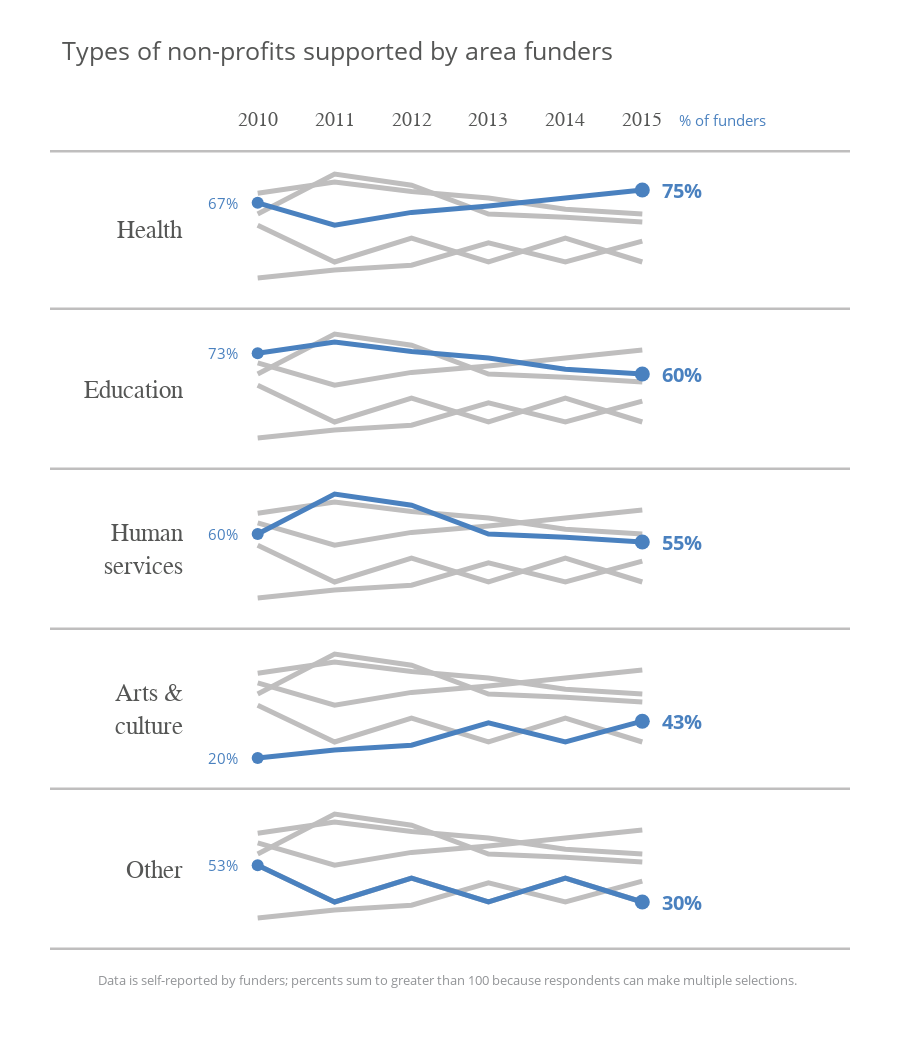

Here is the notebook cell this chart was saved with:
### Markdown cell above
## Data Visualization

### Code cell
fig = sp.make_subplots(rows=5, cols=1, vertical_spacing=0)

# Plot -------------------------
count = 0
for i in [4, 0, 3, 1, 2]:
    if i == 4:
        match = 4
    else:
        match = 0
    for j in range(5):
        if i == j and i != 4:
            match = j
        else:
            fig.add_trace(
                go.Scatter(
                    x=[i for i in range(2010, 2016)],
                    y=df.iloc[j,],
                    mode='lines',
                    line=dict(color=GRAY9, width=5),
                ),
                col=1,
                row=5 - count,
            )
            if j == 4:
                fig.add_trace(
                    go.Scatter(
                        x=[i for i in range(2010, 2016)],
                        y=df.iloc[match,],
                        mode='lines',
                        line=dict(color=BLUE2, width=5),
                    ),
                    col=1,
                    row=5 - count,
                )
                
                fig.add_trace(
                    go.Scatter(
                        x=[2010],
                        y=[df.iloc[match, 0]],
                        mode='markers',
                        marker=dict(color=BLUE2, size=12),
                    ),
                    col=1,
                    row=5 - count,
                )
                
                fig.add_trace(
                    go.Scatter(
                        x=[2015],
                        y=[df.iloc[match, -1]],
                        mode='markers',
                        marker=dict(color=BLUE2, size=15),
                    ),
                    col=1,
                    row=5 - count,
                )
                count += 1

fig.add_hline(
    y=0,
    x0=-0.5,
    x1=1.5,
    line=dict(color=GRAY9, width=5),
)

fig.add_hline(
    y=1,
    x0=-0.5,
    x1=1.5,
    line=dict(color=GRAY9, width=5),
    col=1,
    row=1,
)

# Annotation -------------------
fig.add_annotation(
    text="Health",
    font=dict(color=GRAY3, size=25, family="Arial"),
    align='right',
    width=150,
    x=2010,
    y=0.5,
    xshift=-150,
    yshift=0,
    showarrow=False,
    col=1,
    row=1,
)

fig.add_annotation(
    text="Education",
    font=dict(color=GRAY3, size=25, family="Arial"),
    align='right',
    width=150,
    x=2010,
    y=0.5,
    xshift=-150,
    yshift=0,
    showarrow=False,
    col=1,
    row=2,
)

fig.add_annotation(
    text="Human<br>services",
    font=dict(color=GRAY3, size=25, family="Arial"),
    align='right',
    width=150,
    x=2010,
    y=0.5,
    xshift=-150,
    yshift=0,
    showarrow=False,
    col=1,
    row=3,
)

fig.add_annotation(
    text="Arts &<br>culture",
    font=dict(color=GRAY3, size=25, family="Arial"),
    align='right',
    width=150,
    x=2010,
    y=0.5,
    xshift=-150,
    yshift=0,
    showarrow=False,
    col=1,
    row=4,
)

fig.add_annotation(
    text="Other",
    font=dict(color=GRAY3, size=25, family="Arial"),
    align='right',
    width=150,
    x=2010,
    y=0.5,
    xshift=-150,
    yshift=0,
    showarrow=False,
    col=1,
    row=5,
)

count = 0
for i in [4, 0, 3, 1, 2]:
    fig.add_annotation(
        text=f"{df['2010'].values[i]*100:.0f}%",
        font=dict(color=BLUE2, size=15),
        x=2010,
        y=df['2010'].values[i],
        xshift=-35,
        yshift=0,
        showarrow=False,
        col=1,
        row=5 - count,
    )
    fig.add_annotation(
        text=f"<b>{df['2015'].values[i]*100:.0f}%</b>",
        font=dict(color=BLUE2, size=20),
        x=2015,
        y=df['2015'].values[i],
        xshift=40,
        yshift=0,
        showarrow=False,
        col=1,
        row=5 - count,
    )
    count += 1

for i in range(6):
    fig.add_annotation(
        text=df.columns[i],
        font=dict(color=GRAY3, size=20, family="Arial"),
        x=df.columns[i],
        y=1,
        yshift=30,
        showarrow=False,
        col=1,
        row=1,
    )
        
# Text -------------------------
fig.add_annotation(
    text="Types of non-profits supported by area funders",
    font=dict(color=GRAY3, size=25),
    x=2010,
    y=1,
    xshift=80,
    yshift=100,
    showarrow=False,
    col=1,
    row=1,
)

fig.add_annotation(
    text="% of funders",
    font=dict(color=BLUE2, size=15),
    x=2015,
    y=1,
    xshift=80,
    yshift=30,
    showarrow=False,
    col=1,
    row=1,
)

fig.add_annotation(
    text="Data is self-reported by funders; percents sum to greater than 100 because respondents can make multiple selections.",
    font=dict(color=GRAY7, size=13),
    x=2010,
    y=0,
    xshift=190,
    yshift=-30,
    showarrow=False,
    col=1,
    row=5,
)

# Layout -----------------------
fig.update_layout(
    width=900,
    height=1050,
    margin=dict(t=150, b=100, l=250, r=250),
    paper_bgcolor="white",
    plot_bgcolor="white",
    showlegend=False,
    barmode="stack",
)

fig.update_xaxes(
    showticklabels=False,
    showgrid=False,
    range=[2009.9, 2015.1]
)

fig.update_yaxes(
    showticklabels=False,
    showgrid=False,
    range=[0, 1]
)

### Figure 1 — Plotly figure (JSON) as saved in the notebook; plotly's stock layout.template omitted (floating-point values rounded to 4 significant figures)
{"data": [{"line": {"color": "#BFBEBE", "width": 5}, "mode": "lines", "type": "scatter", "x": [2010, 2011, 2012, 2013, 2014, 2015], "xaxis": "x5", "y": [0.2, 0.25, 0.28, 0.42, 0.3, 0.43], "yaxis": "y5"}, {"line": {"color": "#BFBEBE", "width": 5}, "mode": "lines", "type": "scatter", "x": [2010, 2011, 2012, 2013, 2014, 2015], "xaxis": "x5", "y": [0.73, 0.8, 0.74, 0.7, 0.63, 0.6], "yaxis": "y5"}, {"line": {"color": "#BFBEBE", "width": 5}, "mode": "lines", "type": "scatter", "x": [2010, 2011, 2012, 2013, 2014, 2015], "xaxis": "x5", "y": [0.67, 0.53, 0.61, 0.65, 0.7, 0.75], "yaxis": "y5"}, {"line": {"color": "#BFBEBE", "width": 5}, "mode": "lines", "type": "scatter", "x": [2010, 2011, 2012, 2013, 2014, 2015], "xaxis": "x5", "y": [0.6, 0.85, 0.78, 0.6, 0.58, 0.55], "yaxis": "y5"}, {"line": {"color": "#BFBEBE", "width": 5}, "mode": "lines", "type": "scatter", "x": [2010, 2011, 2012, 2013, 2014, 2015], "xaxis": "x5", "y": [0.53, 0.3, 0.45, 0.3, 0.45, 0.3], "yaxis": "y5"}, {"line": {"color": "#4A81BF", "width": 5}, "mode": "lines", "type": "scatter", "x": [2010, 2011, 2012, 2013, 2014, 2015], "xaxis": "x5", "y": [0.53, 0.3, 0.45, 0.3, 0.45, 0.3], "yaxis": "y5"}, {"marker": {"color": "#4A81BF", "size": 12}, "mode": "markers", "type": "scatter", "x": [2010], "xaxis": "x5", "y": [0.53], "yaxis": "y5"}, {"marker": {"color": "#4A81BF", "size": 15}, "mode": "markers", "type": "scatter", "x": [2015], "xaxis": "x5", "y": [0.3], "yaxis": "y5"}, {"line": {"color": "#BFBEBE", "width": 5}, "mode": "lines", "type": "scatter", "x": [2010, 2011, 2012, 2013, 2014, 2015], "xaxis": "x4", "y": [0.73, 0.8, 0.74, 0.7, 0.63, 0.6], "yaxis": "y4"}, {"line": {"color": "#BFBEBE", "width": 5}, "mode": "lines", "type": "scatter", "x": [2010, 2011, 2012, 2013, 2014, 2015], "xaxis": "x4", "y": [0.67, 0.53, 0.61, 0.65, 0.7, 0.75], "yaxis": "y4"}, {"line": {"color": "#BFBEBE", "width": 5}, "mode": "lines", "type": "scatter", "x": [2010, 2011, 2012, 2013, 2014, 2015], "xaxis": "x4", "y": [0.6, 0.85, 0.78, 0.6, 0.58, 0.55], "yaxis": "y4"}, {"line": {"color": "#BFBEBE", "width": 5}, "mode": "lines", "type": "scatter", "x": [2010, 2011, 2012, 2013, 2014, 2015], "xaxis": "x4", "y": [0.53, 0.3, 0.45, 0.3, 0.45, 0.3], "yaxis": "y4"}, {"line": {"color": "#4A81BF", "width": 5}, "mode": "lines", "type": "scatter", "x": [2010, 2011, 2012, 2013, 2014, 2015], "xaxis": "x4", "y": [0.2, 0.25, 0.28, 0.42, 0.3, 0.43], "yaxis": "y4"}, {"marker": {"color": "#4A81BF", "size": 12}, "mode": "markers", "type": "scatter", "x": [2010], "xaxis": "x4", "y": [0.2], "yaxis": "y4"}, {"marker": {"color": "#4A81BF", "size": 15}, "mode": "markers", "type": "scatter", "x": [2015], "xaxis": "x4", "y": [0.43], "yaxis": "y4"}, {"line": {"color": "#BFBEBE", "width": 5}, "mode": "lines", "type": "scatter", "x": [2010, 2011, 2012, 2013, 2014, 2015], "xaxis": "x3", "y": [0.2, 0.25, 0.28, 0.42, 0.3, 0.43], "yaxis": "y3"}, {"line": {"color": "#BFBEBE", "width": 5}, "mode": "lines", "type": "scatter", "x": [2010, 2011, 2012, 2013, 2014, 2015], "xaxis": "x3", "y": [0.73, 0.8, 0.74, 0.7, 0.63, 0.6], "yaxis": "y3"}, {"line": {"color": "#BFBEBE", "width": 5}, "mode": "lines", "type": "scatter", "x": [2010, 2011, 2012, 2013, 2014, 2015], "xaxis": "x3", "y": [0.67, 0.53, 0.61, 0.65, 0.7, 0.75], "yaxis": "y3"}, {"line": {"color": "#BFBEBE", "width": 5}, "mode": "lines", "type": "scatter", "x": [2010, 2011, 2012, 2013, 2014, 2015], "xaxis": "x3", "y": [0.53, 0.3, 0.45, 0.3, 0.45, 0.3], "yaxis": "y3"}, {"line": {"color": "#4A81BF", "width": 5}, "mode": "lines", "type": "scatter", "x": [2010, 2011, 2012, 2013, 2014, 2015], "xaxis": "x3", "y": [0.6, 0.85, 0.78, 0.6, 0.58, 0.55], "yaxis": "y3"}, {"marker": {"color": "#4A81BF", "size": 12}, "mode": "markers", "type": "scatter", "x": [2010], "xaxis": "x3", "y": [0.6], "yaxis": "y3"}, {"marker": {"color": "#4A81BF", "size": 15}, "mode": "markers", "type": "scatter", "x": [2015], "xaxis": "x3", "y": [0.55], "yaxis": "y3"}, {"line": {"color": "#BFBEBE", "width": 5}, "mode": "lines", "type": "scatter", "x": [2010, 2011, 2012, 2013, 2014, 2015], "xaxis": "x2", "y": [0.2, 0.25, 0.28, 0.42, 0.3, 0.43], "yaxis": "y2"}, {"line": {"color": "#BFBEBE", "width": 5}, "mode": "lines", "type": "scatter", "x": [2010, 2011, 2012, 2013, 2014, 2015], "xaxis": "x2", "y": [0.67, 0.53, 0.61, 0.65, 0.7, 0.75], "yaxis": "y2"}, {"line": {"color": "#BFBEBE", "width": 5}, "mode": "lines", "type": "scatter", "x": [2010, 2011, 2012, 2013, 2014, 2015], "xaxis": "x2", "y": [0.6, 0.85, 0.78, 0.6, 0.58, 0.55], "yaxis": "y2"}, {"line": {"color": "#BFBEBE", "width": 5}, "mode": "lines", "type": "scatter", "x": [2010, 2011, 2012, 2013, 2014, 2015], "xaxis": "x2", "y": [0.53, 0.3, 0.45, 0.3, 0.45, 0.3], "yaxis": "y2"}, {"line": {"color": "#4A81BF", "width": 5}, "mode": "lines", "type": "scatter", "x": [2010, 2011, 2012, 2013, 2014, 2015], "xaxis": "x2", "y": [0.73, 0.8, 0.74, 0.7, 0.63, 0.6], "yaxis": "y2"}, {"marker": {"color": "#4A81BF", "size": 12}, "mode": "markers", "type": "scatter", "x": [2010], "xaxis": "x2", "y": [0.73], "yaxis": "y2"}, {"marker": {"color": "#4A81BF", "size": 15}, "mode": "markers", "type": "scatter", "x": [2015], "xaxis": "x2", "y": [0.6], "yaxis": "y2"}, {"line": {"color": "#BFBEBE", "width": 5}, "mode": "lines", "type": "scatter", "x": [2010, 2011, 2012, 2013, 2014, 2015], "xaxis": "x", "y": [0.2, 0.25, 0.28, 0.42, 0.3, 0.43], "yaxis": "y"}, {"line": {"color": "#BFBEBE", "width": 5}, "mode": "lines", "type": "scatter", "x": [2010, 2011, 2012, 2013, 2014, 2015], "xaxis": "x", "y": [0.73, 0.8, 0.74, 0.7, 0.63, 0.6], "yaxis": "y"}, {"line": {"color": "#BFBEBE", "width": 5}, "mode": "lines", "type": "scatter", "x": [2010, 2011, 2012, 2013, 2014, 2015], "xaxis": "x", "y": [0.6, 0.85, 0.78, 0.6, 0.58, 0.55], "yaxis": "y"}, {"line": {"color": "#BFBEBE", "width": 5}, "mode": "lines", "type": "scatter", "x": [2010, 2011, 2012, 2013, 2014, 2015], "xaxis": "x", "y": [0.53, 0.3, 0.45, 0.3, 0.45, 0.3], "yaxis": "y"}, {"line": {"color": "#4A81BF", "width": 5}, "mode": "lines", "type": "scatter", "x": [2010, 2011, 2012, 2013, 2014, 2015], "xaxis": "x", "y": [0.67, 0.53, 0.61, 0.65, 0.7, 0.75], "yaxis": "y"}, {"marker": {"color": "#4A81BF", "size": 12}, "mode": "markers", "type": "scatter", "x": [2010], "xaxis": "x", "y": [0.67], "yaxis": "y"}, {"marker": {"color": "#4A81BF", "size": 15}, "mode": "markers", "type": "scatter", "x": [2015], "xaxis": "x", "y": [0.75], "yaxis": "y"}], "layout": {"annotations": [{"align": "right", "font": {"color": "#555655", "family": "Arial", "size": 25}, "showarrow": false, "text": "Health", "width": 150, "x": 2010, "xref": "x", "xshift": -150, "y": 0.5, "yref": "y", "yshift": 0}, {"align": "right", "font": {"color": "#555655", "family": "Arial", "size": 25}, "showarrow": false, "text": "Education", "width": 150, "x": 2010, "xref": "x2", "xshift": -150, "y": 0.5, "yref": "y2", "yshift": 0}, {"align": "right", "font": {"color": "#555655", "family": "Arial", "size": 25}, "showarrow": false, "text": "Human<br>services", "width": 150, "x": 2010, "xref": "x3", "xshift": -150, "y": 0.5, "yref": "y3", "yshift": 0}, {"align": "right", "font": {"color": "#555655", "family": "Arial", "size": 25}, "showarrow": false, "text": "Arts &<br>culture", "width": 150, "x": 2010, "xref": "x4", "xshift": -150, "y": 0.5, "yref": "y4", "yshift": 0}, {"align": "right", "font": {"color": "#555655", "family": "Arial", "size": 25}, "showarrow": false, "text": "Other", "width": 150, "x": 2010, "xref": "x5", "xshift": -150, "y": 0.5, "yref": "y5", "yshift": 0}, {"font": {"color": "#4A81BF", "size": 15}, "showarrow": false, "text": "53%", "x": 2010, "xref": "x5", "xshift": -35, "y": 0.53, "yref": "y5", "yshift": 0}, {"font": {"color": "#4A81BF", "size": 20}, "showarrow": false, "text": "<b>30%</b>", "x": 2015, "xref": "x5", "xshift": 40, "y": 0.3, "yref": "y5", "yshift": 0}, {"font": {"color": "#4A81BF", "size": 15}, "showarrow": false, "text": "20%", "x": 2010, "xref": "x4", "xshift": -35, "y": 0.2, "yref": "y4", "yshift": 0}, {"font": {"color": "#4A81BF", "size": 20}, "showarrow": false, "text": "<b>43%</b>", "x": 2015, "xref": "x4", "xshift": 40, "y": 0.43, "yref": "y4", "yshift": 0}, {"font": {"color": "#4A81BF", "size": 15}, "showarrow": false, "text": "60%", "x": 2010, "xref": "x3", "xshift": -35, "y": 0.6, "yref": "y3", "yshift": 0}, {"font": {"color": "#4A81BF", "size": 20}, "showarrow": false, "text": "<b>55%</b>", "x": 2015, "xref": "x3", "xshift": 40, "y": 0.55, "yref": "y3", "yshift": 0}, {"font": {"color": "#4A81BF", "size": 15}, "showarrow": false, "text": "73%", "x": 2010, "xref": "x2", "xshift": -35, "y": 0.73, "yref": "y2", "yshift": 0}, {"font": {"color": "#4A81BF", "size": 20}, "showarrow": false, "text": "<b>60%</b>", "x": 2015, "xref": "x2", "xshift": 40, "y": 0.6, "yref": "y2", "yshift": 0}, {"font": {"color": "#4A81BF", "size": 15}, "showarrow": false, "text": "67%", "x": 2010, "xref": "x", "xshift": -35, "y": 0.67, "yref": "y", "yshift": 0}, {"font": {"color": "#4A81BF", "size": 20}, "showarrow": false, "text": "<b>75%</b>", "x": 2015, "xref": "x", "xshift": 40, "y": 0.75, "yref": "y", "yshift": 0}, {"font": {"color": "#555655", "family": "Arial", "size": 20}, "showarrow": false, "text": "2010", "x": "2010", "xref": "x", "y": 1, "yref": "y", "yshift": 30}, {"font": {"color": "#555655", "family": "Arial", "size": 20}, "showarrow": false, "text": "2011", "x": "2011", "xref": "x", "y": 1, "yref": "y", "yshift": 30}, {"font": {"color": "#555655", "family": "Arial", "size": 20}, "showarrow": false, "text": "2012", "x": "2012", "xref": "x", "y": 1, "yref": "y", "yshift": 30}, {"font": {"color": "#555655", "family": "Arial", "size": 20}, "showarrow": false, "text": "2013", "x": "2013", "xref": "x", "y": 1, "yref": "y", "yshift": 30}, {"font": {"color": "#555655", "family": "Arial", "size": 20}, "showarrow": false, "text": "2014", "x": "2014", "xref": "x", "y": 1, "yref": "y", "yshift": 30}, {"font": {"color": "#555655", "family": "Arial", "size": 20}, "showarrow": false, "text": "2015", "x": "2015", "xref": "x", "y": 1, "yref": "y", "yshift": 30}, {"font": {"color": "#555655", "size": 25}, "showarrow": false, "text": "Types of non-profits supported by area funders", "x": 2010, "xref": "x", "xshift": 80, "y": 1, "yref": "y", "yshift": 100}, {"font": {"color": "#4A81BF", "size": 15}, "showarrow": false, "text": "% of funders", "x": 2015, "xref": "x", "xshift": 80, "y": 1, "yref": "y", "yshift": 30}, {"font": {"color": "#929497", "size": 13}, "showarrow": false, "text": "Data is self-reported by funders; percents sum to greater than 100 because respondents can make multiple selections.", "x": 2010, "xref": "x5", "xshift": 190, "y": 0, "yref": "y5", "yshift": -30}], "barmode": "stack", "height": 1050, "margin": {"b": 100, "l": 250, "r": 250, "t": 150}, "paper_bgcolor": "white", "plot_bgcolor": "white", "shapes": [{"line": {"color": "#BFBEBE", "width": 5}, "type": "line", "x0": -0.5, "x1": 1.5, "xref": "x domain", "y0": 0, "y1": 0, "yref": "y"}, {"line": {"color": "#BFBEBE", "width": 5}, "type": "line", "x0": -0.5, "x1": 1.5, "xref": "x2 domain", "y0": 0, "y1": 0, "yref": "y2"}, {"line": {"color": "#BFBEBE", "width": 5}, "type": "line", "x0": -0.5, "x1": 1.5, "xref": "x3 domain", "y0": 0, "y1": 0, "yref": "y3"}, {"line": {"color": "#BFBEBE", "width": 5}, "type": "line", "x0": -0.5, "x1": 1.5, "xref": "x4 domain", "y0": 0, "y1": 0, "yref": "y4"}, {"line": {"color": "#BFBEBE", "width": 5}, "type": "line", "x0": -0.5, "x1": 1.5, "xref": "x5 domain", "y0": 0, "y1": 0, "yref": "y5"}, {"line": {"color": "#BFBEBE", "width": 5}, "type": "line", "x0": -0.5, "x1": 1.5, "xref": "x domain", "y0": 1, "y1": 1, "yref": "y"}], "showlegend": false, "width": 900, "xaxis": {"anchor": "y", "domain": [0, 1], "range": [2010.0, 2015.0], "showgrid": false, "showticklabels": false}, "xaxis2": {"anchor": "y2", "domain": [0, 1], "range": [2010.0, 2015.0], "showgrid": false, "showticklabels": false}, "xaxis3": {"anchor": "y3", "domain": [0, 1], "range": [2010.0, 2015.0], "showgrid": false, "showticklabels": false}, "xaxis4": {"anchor": "y4", "domain": [0, 1], "range": [2010.0, 2015.0], "showgrid": false, "showticklabels": false}, "xaxis5": {"anchor": "y5", "domain": [0, 1], "range": [2010.0, 2015.0], "showgrid": false, "showticklabels": false}, "yaxis": {"anchor": "x", "domain": [0.8, 1], "range": [0, 1], "showgrid": false, "showticklabels": false}, "yaxis2": {"anchor": "x2", "domain": [0.6, 0.8], "range": [0, 1], "showgrid": false, "showticklabels": false}, "yaxis3": {"anchor": "x3", "domain": [0.4, 0.6], "range": [0, 1], "showgrid": false, "showticklabels": false}, "yaxis4": {"anchor": "x4", "domain": [0.2, 0.4], "range": [0, 1], "showgrid": false, "showticklabels": false}, "yaxis5": {"anchor": "x5", "domain": [0, 0.2], "range": [0, 1], "showgrid": false, "showticklabels": false}}}
